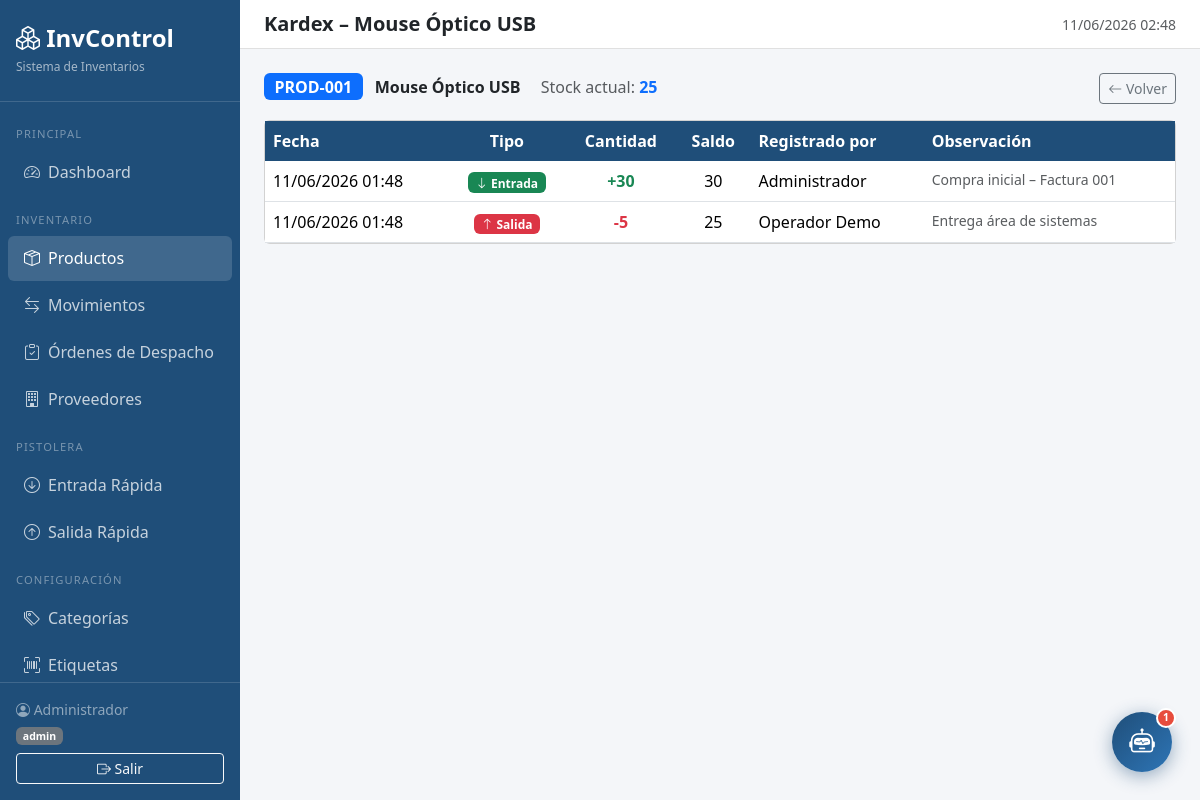
Screenshot of /?page=productos&action=kardex&id=1 (signed in) with the database file from the repository.
### tables this page shows
CREATE TABLE IF NOT EXISTS productos (
    id            INT AUTO_INCREMENT PRIMARY KEY,
    codigo        VARCHAR(50)  NOT NULL UNIQUE,
    nombre        VARCHAR(150) NOT NULL,
    descripcion   TEXT,
    categoria_id  INT,
    proveedor_id  INT,
    stock_actual  INT          NOT NULL DEFAULT 0,
    stock_minimo  INT          NOT NULL DEFAULT 5,
    activo        TINYINT(1)   NOT NULL DEFAULT 1,
    created_at    DATETIME     NOT NULL DEFAULT CURRENT_TIMESTAMP,
    FOREIGN KEY (categoria_id)  REFERENCES categorias(id)  ON DELETE SET NULL,
    FOREIGN KEY (proveedor_id)  REFERENCES proveedores(id) ON DELETE SET NULL
);

CREATE TABLE IF NOT EXISTS movimientos (
    id               INT AUTO_INCREMENT PRIMARY KEY,
    producto_id      INT  NOT NULL,
    usuario_id       INT  NOT NULL,
    tipo             ENUM('entrada','salida','ajuste') NOT NULL,
    cantidad         INT  NOT NULL,
    stock_resultante INT  NOT NULL,
    observacion      TEXT,
    fecha            DATETIME NOT NULL DEFAULT CURRENT_TIMESTAMP,
    FOREIGN KEY (producto_id) REFERENCES productos(id)  ON DELETE CASCADE,
    FOREIGN KEY (usuario_id)  REFERENCES usuarios(id)   ON DELETE CASCADE
);

CREATE TABLE IF NOT EXISTS usuarios (
    id            INT AUTO_INCREMENT PRIMARY KEY,
    nombre        VARCHAR(100)  NOT NULL,
    email         VARCHAR(150)  NOT NULL UNIQUE,
    password_hash VARCHAR(255)  NOT NULL,
    rol           ENUM('admin','operador') NOT NULL DEFAULT 'operador',
    activo        TINYINT(1)    NOT NULL DEFAULT 1,
    created_at    DATETIME      NOT NULL DEFAULT CURRENT_TIMESTAMP
);

### app/controllers/ProductoController.php (called while the page is built, shortened)
<?php
class ProductoController {
    private Producto  $model;
    public function __construct() {
        $this->model     = new Producto();
    }
    public function handle(string $action, string $rol): void {
        match ($action) {
            'index'           => $this->index(),
            'nuevo'           => $this->nuevo($rol),
            'guardar'         => $this->guardar($rol),
            'editar'          => $this->editar($rol),
            'actualizar'      => $this->actualizar($rol),
            'eliminar'        => $this->eliminar($rol),
            'kardex'          => $this->kardex(),
            'buscarPorCodigo' => $this->buscarPorCodigo(),
            'empaques'        => $this->verEmpaques(),
            default           => $this->index(),
        };
    }
    private function kardex(): void {
        $id          = (int)($_GET['id'] ?? 0);
        $producto    = $this->model->getById($id);
        $movModel    = new Movimiento();
        $movimientos = $movModel->getKardex($id);
        require_once __DIR__ . '/../views/productos/kardex.php';
    }
}

### index.php (called while the page is built, shortened)
<?php
require_once __DIR__ . '/config/database.php';
require_once __DIR__ . '/app/models/Producto.php';
require_once __DIR__ . '/app/models/Movimiento.php';
require_once __DIR__ . '/app/controllers/ProductoController.php';
$page   = $_GET['page']   ?? 'dashboard';
$action = $_GET['action'] ?? 'index';
$rol = $_SESSION['rol'] ?? 'operador';
match ($page) {
    'dashboard'   => (new AuthController())->dashboard(),
    'productos'   => (new ProductoController())->handle($action, $rol),
    'movimientos' => (new MovimientoController())->handle($action, $rol),
    'categorias'  => (new CategoriaController())->handle($action, $rol),
    'proveedores' => (new ProveedorController())->handle($action, $rol),
    'reportes'    => (new ReporteController())->handle($action, $rol),
    'scanner'     => (new ScannerController())->handle($action, $rol),
    'usuarios'    => (new UsuarioController())->handle($action, $rol),
    'despachos'   => (new DespachoController())->handle($action, $rol),
    default       => (new AuthController())->dashboard(),
};

### config/database.php (called while the page is built, shortened)
<?php
class Database {
    private static ?PDO $instance = null;
    public static function getConnection(): PDO {
        if (self::$instance === null) {
            $dsn = "mysql:host=" . DB_HOST . ";dbname=" . DB_NAME . ";charset=" . DB_CHARSET;
            $options = [
                PDO::ATTR_ERRMODE            => PDO::ERRMODE_EXCEPTION,
                PDO::ATTR_DEFAULT_FETCH_MODE => PDO::FETCH_ASSOC,
                PDO::ATTR_EMULATE_PREPARES   => false,
            ];
            try {
                self::$instance = new PDO($dsn, DB_USER, DB_PASS, $options);
            } catch (PDOException $e) {
                die(json_encode(['error' => 'Error de conexión a la base de datos: ' . $e->getMessage()]));
            }
        }
        return self::$instance;
    }
}

### app/models/Producto.php (called while the page is built, shortened)
<?php
class Producto {
    private PDO $db;
    public function __construct() {
        $this->db = Database::getConnection();
    }
    public function getById(int $id): array|false {
        $stmt = $this->db->prepare("
            SELECT p.*, c.nombre AS categoria_nombre, pr.nombre AS proveedor_nombre
            FROM productos p
            LEFT JOIN categorias c  ON p.categoria_id  = c.id
            LEFT JOIN proveedores pr ON p.proveedor_id = pr.id
            WHERE p.id = ? AND p.activo = 1
        ");
        $stmt->execute([$id]);
        return $stmt->fetch();
    }
}

### app/models/Movimiento.php (called while the page is built, shortened)
<?php
class Movimiento {
    private PDO $db;
    public function __construct() {
        $this->db = Database::getConnection();
    }
    public function getKardex(int $productoId): array {
        $stmt = $this->db->prepare("
            SELECT m.*, u.nombre AS usuario_nombre
            FROM movimientos m
            JOIN usuarios u ON m.usuario_id = u.id
            WHERE m.producto_id = ?
            ORDER BY m.fecha DESC
        ");
        $stmt->execute([$productoId]);
        return $stmt->fetchAll();
    }
}

### app/views/productos/kardex.php (the view, shortened to what this page needs)
<?php $pageTitle = 'Kardex – ' . htmlspecialchars($producto['nombre']??''); $page='productos'; ?>
<?php require_once __DIR__ . '/../layouts/header.php'; ?>
<div class="d-flex justify-content-between mb-3">
    <div>
        <span class="badge bg-primary fs-6"><?= htmlspecialchars($producto['codigo']??'') ?></span>
        <span class="ms-2 fw-semibold"><?= htmlspecialchars($producto['nombre']??'') ?></span>
        <span class="ms-3 text-muted">Stock actual: <strong class="text-primary"><?= $producto['stock_actual']??0 ?></strong></span>
    </div>
    <a href="<?= APP_URL ?>/?page=productos" class="btn btn-sm btn-outline-secondary"><i class="bi bi-arrow-left"></i> Volver</a>
</div>
<div class="card">
    <div class="card-body p-0">
        <table class="table table-hover mb-0">
            <thead><tr><th>Fecha</th><th class="text-center">Tipo</th><th class="text-center">Cantidad</th><th class="text-center">Saldo</th><th>Registrado por</th><th>Observación</th></tr></thead>
            <tbody>
            <?php foreach ($movimientos as $m): ?>
                <tr>
                    <td><?= date('d/m/Y H:i', strtotime($m['fecha'])) ?></td>
                    <td class="text-center">
                        <?php if ($m['tipo']==='entrada'): ?>
                            <span class="badge bg-success"><i class="bi bi-arrow-down"></i> Entrada</span>
                        <?php elseif ($m['tipo']==='salida'): ?>
                            <span class="badge bg-danger"><i class="bi bi-arrow-up"></i> Salida</span>
                        <?php else: ?>
                            <span class="badge bg-secondary">Ajuste</span>
                        <?php endif; ?>
                    </td>
                    <td class="text-center fw-bold <?= $m['tipo']==='salida'?'text-danger':'text-success' ?>">
                        <?= $m['tipo']==='salida'?'-':'+' ?><?= $m['cantidad'] ?>
                    </td>
                    <td class="text-center"><?= $m['stock_resultante'] ?></td>
                    <td><?= htmlspecialchars($m['usuario_nombre']) ?></td>
                    <td class="text-muted small"><?= htmlspecialchars($m['observacion']??'') ?></td>
                </tr>
            <?php endforeach; ?>
            </tbody>
        </table>
    </div>
</div>
<?php require_once __DIR__ . '/../layouts/footer.php'; ?>

### app/views/layouts/header.php (shortened to what this page needs)
<!DOCTYPE html>
<html lang="es">
<head>
    <link rel="stylesheet" href="https://cdn.jsdelivr.net/npm/bootstrap@5.3.2/dist/css/bootstrap.min.css">
    <link rel="stylesheet" href="https://cdn.jsdelivr.net/npm/bootstrap-icons@1.11.3/font/bootstrap-icons.min.css">
</head>
<body>
<nav id="sidebar">
    <div class="brand">
        <h4><i class="bi bi-boxes"></i> InvControl</h4>
        <small>Sistema de Inventarios</small>
    </div>
    <nav class="mt-2 flex-grow-1" style="overflow-y:auto">
        <div class="nav-section">Principal</div>
        <a href="<?= APP_URL ?>/?page=dashboard"
           class="nav-link <?= ($page??'')==='dashboard'?'active':'' ?>">
            <i class="bi bi-speedometer2"></i> Dashboard
        </a>
        <div class="nav-section">Inventario</div>
        <a href="<?= APP_URL ?>/?page=productos"
           class="nav-link <?= ($page??'')==='productos'?'active':'' ?>">
            <i class="bi bi-box-seam"></i> Productos
        </a>
        <a href="<?= APP_URL ?>/?page=movimientos"
           class="nav-link <?= ($page??'')==='movimientos'?'active':'' ?>">
            <i class="bi bi-arrow-left-right"></i> Movimientos
        </a>
        <a href="<?= APP_URL ?>/?page=despachos"
           class="nav-link <?= ($page??'')==='despachos'?'active':'' ?>">
            <i class="bi bi-clipboard-check"></i> Órdenes de Despacho
        </a>
        <a href="<?= APP_URL ?>/?page=proveedores"
           class="nav-link <?= ($page??'')==='proveedores'?'active':'' ?>">
            <i class="bi bi-building"></i> Proveedores
        </a>
        <div class="nav-section">Pistolera</div>
        <a href="<?= APP_URL ?>/?page=scanner&action=entrada"
           class="nav-link <?= (($page??'')==='scanner'&&($_GET['action']??'')==='entrada')?'active':'' ?>">
            <i class="bi bi-arrow-down-circle"></i> Entrada Rápida
        </a>
        <a href="<?= APP_URL ?>/?page=scanner&action=salida"
           class="nav-link <?= (($page??'')==='scanner'&&($_GET['action']??'')==='salida')?'active':'' ?>">
            <i class="bi bi-arrow-up-circle"></i> Salida Rápida
        </a>
        <?php if (($_SESSION['rol']??'')==='admin'): ?>
        <div class="nav-section">Configuración</div>
        <a href="<?= APP_URL ?>/?page=categorias"
           class="nav-link <?= ($page??'')==='categorias'?'active':'' ?>">
            <i class="bi bi-tags"></i> Categorías
        </a>
        <a href="<?= APP_URL ?>/?page=scanner&action=etiquetas"
           class="nav-link <?= (($page??'')==='scanner'&&($_GET['action']??'')==='etiquetas')?'active':'' ?>">
            <i class="bi bi-upc-scan"></i> Etiquetas
        </a>
        <?php endif; ?>
    </nav>
    <div class="p-3" style="border-top: 1px solid rgba(255,255,255,.15)">
        <small class="text-white-50 d-block mb-1">
            <i class="bi bi-person-circle"></i>
            <?= htmlspecialchars($_SESSION['nombre']??'') ?>
        </small>
        <small class="text-white-50 d-block mb-2">
            <span class="badge bg-secondary">
                <?= htmlspecialchars($_SESSION['rol']??'') ?>
            </span>
        </small>
        <a href="<?= APP_URL ?>/?page=auth&action=logout"
           class="btn btn-sm btn-outline-light w-100">
            <i class="bi bi-box-arrow-right"></i> Salir
        </a>
    </div>
</nav>
<div id="main">
    <div class="topbar">
        <h5 class="mb-0 fw-semibold"><?= $pageTitle ?? 'Dashboard' ?></h5>
        <small class="text-muted"><?= date('d/m/Y H:i') ?></small>
    </div>
    <div class="page-content">

### app/views/layouts/header.php (style rules this page uses)
:root { --sidebar-w: 240px; --primary: #1F4E79; --primary-light: #2E75B6; }
body { background: #f4f6f9; font-family: 'Segoe UI', sans-serif; }
#sidebar { width: var(--sidebar-w); height: 100vh; background: var(--primary); position: fixed; top: 0; left: 0; z-index: 100; display: flex; flex-direction: column; overflow-y: auto; }
#sidebar .brand { padding: 1.5rem 1rem; border-bottom: 1px solid rgba(255,255,255,.15); }
#sidebar .brand h4 { color: #fff; margin: 0; font-weight: 700; }
#sidebar .brand small { color: rgba(255,255,255,.6); font-size: .75rem; }
#sidebar .nav-link { color: rgba(255,255,255,.75); padding: .65rem 1rem; border-radius: 6px; margin: 2px 8px; transition: .2s; display: flex; align-items: center; gap: .5rem; }
#sidebar .nav-link:hover, #sidebar .nav-link.active { background: rgba(255,255,255,.15); color: #fff; }
#sidebar .nav-section { font-size: .7rem; text-transform: uppercase; letter-spacing: .1em; color: rgba(255,255,255,.4); padding: 1rem 1rem .3rem; }
#main { margin-left: var(--sidebar-w); padding: 0; }
.topbar { background: #fff; border-bottom: 1px solid #e0e0e0; padding: .75rem 1.5rem; display: flex; justify-content: space-between; align-items: center; }
.page-content { padding: 1.5rem; }
.table thead th { background: var(--primary); color: #fff; font-weight: 600; border: none; }

### rows the page displays
productos: nombre "Kardex – Mouse Óptico USB", codigo "PROD-001", nombre "Mouse Óptico USB", stock_actual "25"
movimientos: fecha "11/06/2026 01:48", tipo "entrada" (drawn), cantidad "30", stock_resultante "30", usuario.nombre "Administrador", observacion "Compra inicial – Factura 001"
movimientos: fecha "11/06/2026 01:48", tipo "salida" (drawn), cantidad "5", stock_resultante "25", usuario.nombre "Operador Demo", observacion "Entrega área de sistemas"

### other values shown
$_SESSION['nombre'] "Administrador"
$_SESSION['rol'] "admin"
